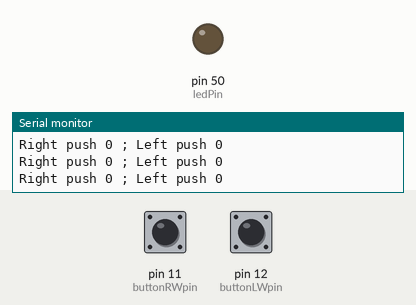
Bench run of a sketch on a simulated Arduino Mega 2560, built with avr-gcc and run on an emulated ATmega2560. Shown: output pins drawn as LEDs (lit = HIGH), the last lines printed to the serial monitor. Dashed ring = blinking. The inputs (shaded band) are chosen by the test bench; at power-on: pin 11 (buttonRWpin) LOW, pin 12 (buttonLWpin) LOW.

Above: at 1.2 s.
1.3 s: pin 11 (buttonRWpin) pulled HIGH for 0.15 s
At 1.41 s:
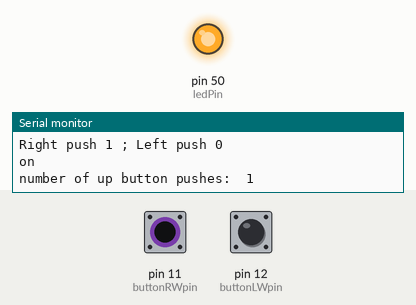
6.0 s: pin 11 (buttonRWpin) pulled HIGH for 1 s
At 8.1 s:
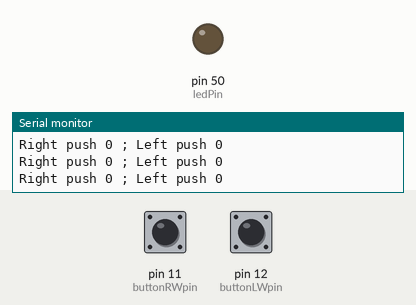
10.0 s: pin 11 (buttonRWpin) pulled HIGH for 3.2 s
At 10.3 s:
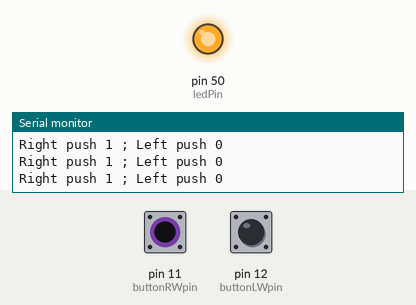
18.7 s: pin 11 (buttonRWpin) pulsed HIGH 2 times (0.12 s each, 0.3 s apart)
At 19.09 s:
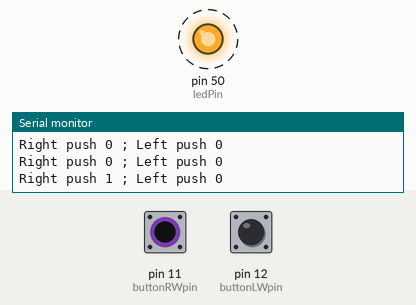
Timing chart, 0 to 21.7 s (numbered marks = the images above; inputs shaded):
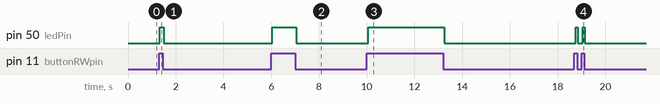

Measured:
- after the input at 1.3 s, pin 50 (ledPin): LOW → HIGH at once, → LOW 0.16 s later
- after the input at 6.0 s, pin 50 (ledPin): LOW → HIGH at once, → LOW 1.0 s later
- after the input at 10.0 s, pin 50 (ledPin): LOW → HIGH after 0.06 s, → LOW 3.2 s later
- after the input at 18.7 s, pin 50 (ledPin): alternates HIGH for 0.09 s and LOW for 0.19 s, 4 changes in all, then stays LOW, starting after 0.06 s

The sketch:

ReadSwitch.ino
```cpp
// switch button
#define buttonRWpin 11
#define buttonLWpin 12
unsigned long statusChange = millis();
byte switchPushCounter[2] = {0, 0};
byte switchState[2] = {0, 0};
byte lastswitchState[2] = {0, 0};
const int ledPin =  50;

void setup()
{
  Serial.begin(9600);
  pinMode(buttonRWpin, INPUT);
  pinMode(buttonLWpin, INPUT);
  pinMode(ledPin, OUTPUT);
//  digitalWrite(buttonRWpin, LOW);
//  digitalWrite(buttonLWpin, LOW);
  digitalWrite(ledPin, LOW);
}

void loop()
{
 readButtons(); // switch button commands
}

void readButtons() {
  switchState[0] = digitalRead(buttonRWpin);
  switchState[1] = digitalRead(buttonLWpin);
  Serial.print("Right push ");
  Serial.print(switchState[0]);
  Serial.print(" ; Left push ");
  Serial.println(switchState[1]);
  if (switchState[0] == 1) {
    digitalWrite(ledPin, HIGH);
  } else {
    digitalWrite(ledPin, LOW);
  }

  if ((switchState[0] != lastswitchState[0]) || (switchState[1] != lastswitchState[1])) {
    if (switchState[0] == HIGH) {
      switchPushCounter[0]++;
      Serial.println("on");
      Serial.print("number of up button pushes:  ");
      Serial.println(switchPushCounter[0]);
    } else {
      Serial.println("off");
    }
    if (switchState[1] == HIGH) {
      switchPushCounter[1]++;
      Serial.println("on");
      Serial.print("number of left button pushes:  ");
      Serial.println(switchPushCounter[1]);
    } else {
      Serial.println("off");
    }
    delay(50);
  }
  lastswitchState[0] = switchState[0];
  lastswitchState[1] = switchState[1];
}
```
